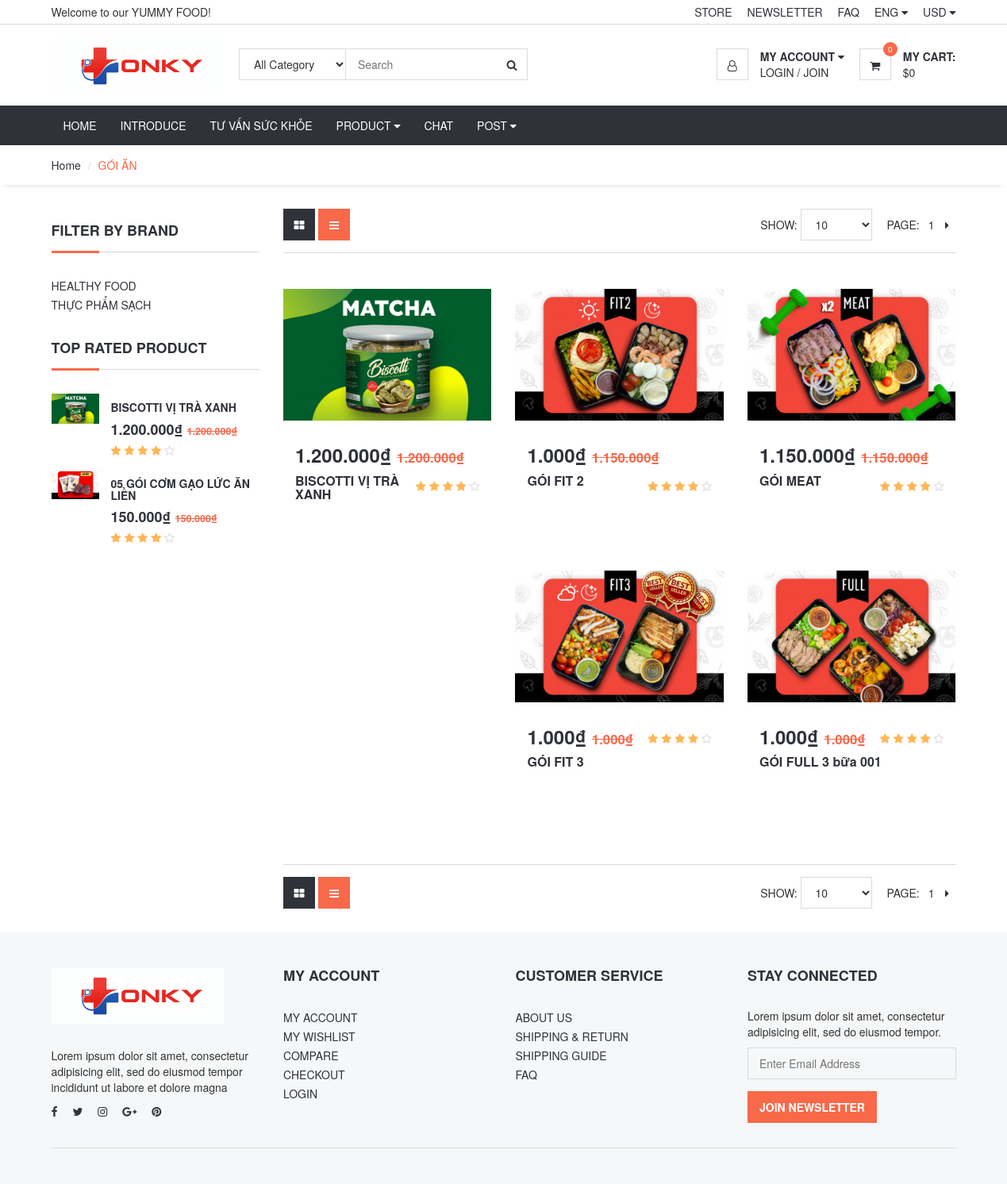
/index.php?option=product&cat=goi-an, run on the app's committed database.
### tables this page shows
CREATE TABLE `latnt_menu` (
  `id` int(11) UNSIGNED NOT NULL,
  `name` varchar(255) DEFAULT NULL,
  `type` varchar(255) NOT NULL,
  `link` varchar(255) DEFAULT NULL,
  `tableid` int(11) DEFAULT NULL,
  `parentid` int(11) NOT NULL DEFAULT 0,
  `orders` int(11) NOT NULL DEFAULT 0,
  `position` varchar(255) NOT NULL,
  `created_at` timestamp NOT NULL DEFAULT current_timestamp() ON UPDATE current_timestamp(),
  `created_by` int(11) NOT NULL,
  `updated_at` timestamp NOT NULL DEFAULT '0000-00-00 00:00:00',
  `updated_by` int(11) NOT NULL,
  `status` int(11) NOT NULL
);

CREATE TABLE `latnt_category` (
  `id` int(11) UNSIGNED NOT NULL,
  `name` varchar(255) NOT NULL,
  `slug` varchar(255) NOT NULL,
  `parentid` int(11) UNSIGNED NOT NULL,
  `orders` int(11) UNSIGNED NOT NULL,
  `metakey` varchar(150) NOT NULL,
  `metadesc` varchar(150) NOT NULL,
  `created_at` timestamp NOT NULL DEFAULT '0000-00-00 00:00:00',
  `created_by` int(11) UNSIGNED NOT NULL DEFAULT 1,
  `updated_at` timestamp NOT NULL DEFAULT '0000-00-00 00:00:00',
  `updated_by` int(11) UNSIGNED NOT NULL DEFAULT 1,
  `status` int(11) NOT NULL DEFAULT 1
);

CREATE TABLE `latnt_product` (
  `id` int(11) UNSIGNED NOT NULL,
  `catid` int(11) NOT NULL,
  `name` varchar(255) NOT NULL,
  `slug` varchar(255) NOT NULL,
  `qr_code` varchar(255) NOT NULL,
  `img` varchar(100) NOT NULL,
  `detail` longtext NOT NULL,
  `number` int(11) UNSIGNED NOT NULL,
  `numberReceipt` int(11) NOT NULL,
  `price` float(12,0) NOT NULL,
  `pricesale` float(12,0) NOT NULL,
  `metakey` varchar(150) NOT NULL,
  `metadesc` varchar(150) NOT NULL,
  `created_at` timestamp NOT NULL DEFAULT '0000-00-00 00:00:00',
  `created_by` int(11) UNSIGNED NOT NULL DEFAULT 1,
  `updated_at` timestamp NOT NULL DEFAULT '0000-00-00 00:00:00',
  `updated_by` int(11) UNSIGNED NOT NULL DEFAULT 1,
  `status` int(11) NOT NULL DEFAULT 1
);

### system/load.php (called while the page is built, shortened)
<?php
function loadComponent($page=true)
{
	$pathView='views/';
	if($page==true)
	{
		$pathView.='pages/';
		if(isset($_REQUEST['option']))
		{
			$pathView.=$_REQUEST['option'];
			if($_REQUEST['option']=='cart')
			{
				if(isset($_REQUEST['cat']))
				{
					$pathView.='-'.$_REQUEST['cat'].'.php';
				}
				else
				{
					$pathView.='.php';
				}
			}
			else
			{
				if(isset($_REQUEST['id']))
				{
					$pathView.='-detail.php';
				}
				else
				{
					if(isset($_REQUEST['cat']))
					{
						$pathView.='-category.php';
					}
					else
					{
						$pathView.='.php';
					}
				}
			}
		}
		else
		{
			$pathView.='home.php';
		}
	}
	require_once($pathView);
}
function loadModel($name)
{
	$model = ucfirst(strtolower($name));
	$pathView ='models/'.$model.'.php';
	return new $model;
}
function loadClass($name)
{
	$name=ucfirst(strtolower($name));
	$pathClass='system/'.$name.'.php';
	return new $name;
}
?>

### index.php (called while the page is built, shortened)
<?php
require_once('system/Database.php');
require_once('system/load.php');
loadComponent();
  ?>

### system/Database.php (called while the page is built, shortened)
<?php
 class Database extends config
 {
 	function __construct()
 	{
 		$this->conn = mysqli_connect($this->host,$this->user,$this->pass,$this->db);
 		mysqli_set_charset($this->conn,"utf8");
 	}
 	function QueryOne($sql)
 	{
 		$result=mysqli_query($this->conn,$sql);
 		$row=mysqli_fetch_assoc($result);
 		return $row;
 	}
 	function QueryAll($sql)
 	{
 		$result=mysqli_query($this->conn, $sql);
 		$a=array();
 		while($row=mysqli_fetch_assoc($result))
 		{
 			$a[]=$row;
 		}
 		return $a;
 	}
 	function QueryCount($sql)
 	{
 		$result = mysqli_query($this->conn,$sql);
 		$count=mysqli_num_rows($result);
 		return $count;
 	}
 }
  ?>

### models/Menu.php (called while the page is built, shortened)
<?php
class Menu extends Database
{
		function menu_parentid($parentid=0)
	{
		$sql="SELECT * FROM latnt_menu WHERE status='1' AND parentid='$parentid' ORDER BY orders ASC";
		return $this->QueryAll($sql);
	}
}
  ?>

### models/Category.php (called while the page is built, shortened)
<?php
class Category extends Database
{
	function category_parentid($parentid=0)
	{
		$sql="SELECT * FROM latnt_category WHERE status='1' AND parentid='$parentid' ORDER BY orders ASC";
		return $this->QueryAll($sql);
	}
function category_rowslug($slug)
	{
		$sql="SELECT * FROM latnt_category WHERE status='1' AND slug='$slug'";
		return $this->QueryOne($sql);
	}
function category_listid($parentid)
	{
		$arr=array();
		$arr[]=$parentid;
		$list1=$this->category_parentid($parentid);
		return $arr;
	}
}
  ?>

### models/Product.php (called while the page is built, shortened)
<?php
class product extends Database
{
	function product_list($limit=20)
	{
		$sql="SELECT * FROM latnt_product WHERE status='1' ORDER BY RAND() DESC LIMIT $limit";
		return $this->QueryAll($sql);
	}
	function Product_all_catid($list_catid,$first,$limit)
	{
		$strin=implode(',',$list_catid);
		$sql="SELECT * FROM latnt_product WHERE status='1' AND catid IN($strin)  ORDER BY created_at DESC LIMIT $first,$limit";
		return $this->QueryAll($sql);
	}
	function product_all_count_catid($list_catid)
	{
		$strin=implode(',',$list_catid);
		$sql="SELECT * FROM latnt_product WHERE status='1' AND catid IN($strin) ";
		return $this->QueryCount($sql);
	}
}
  ?>

### views/pages/product-category.php (the view, shortened to what this page needs)
<?php
$product = loadModel('product');
$category = loadModel('category');
$slug = $_REQUEST['cat'];
$row_cat=$category->category_rowslug($slug);
$list_catid=$category->category_listid($row_cat['id']);
$pt = loadClass('phantrang');
$limit = 15;
$first = $pt->pageFirst($limit);
$list_product = $product->Product_all_catid($list_catid,$first,$limit);
$total = $product->product_all_count_catid($list_catid);
$list_product_sale=$product->product_list(2);
?>
 <?php require_once('views/header.php');  ?>
<div id="navigation">
		<div class="container">
			<div id="responsive-nav">
<?php require_once('views/modules/mainmenu.php');  ?>
			</div>
		</div>
	</div>
	<div id="breadcrumb">
		<div class="container">
			<ul class="breadcrumb">
				<li><a href="#">Home</a></li>
				<li class="active"><?php echo $row_cat['name'] ?></li>
			</ul>
		</div>
	</div>
	<div class="section">
		<div class="container">
			<div class="row">
				<div id="aside" class="col-md-3">
					<div class="aside">
						<h3 class="aside-title">Filter by Brand</h3>
						<ul class="list-links">
							<li><a href="#">Healthy food</a></li>
							<li><a href="#">Thực phẩm sạch</a></li>
						</ul>
					</div>
					<div class="aside">
						<h3 class="aside-title">Top Rated Product</h3>
						<?php foreach($list_product_sale as $rlist): ?>
						<div class="product product-widget">
							<div class="product-thumb">
								<img src="public/img/<?php echo $rlist['img'];?>" alt="">
							</div>
							<div class="product-body">
								<h2 class="product-name"><a href="index.php?option=product&id=<?php  echo $rlist['slug']; ?>"><?php echo $rlist['name'];?></a></h2>
								<h3 class="product-price"><?php echo number_format($rlist['pricesale'], 0, ',', '.'); ?>₫ <del class="product-old-price"><?php echo number_format($rlist['price'], 0, ',', '.'); ?>₫</del></h3>
								<div class="product-rating">
									<i class="fa fa-star"></i>
									<i class="fa fa-star"></i>
									<i class="fa fa-star"></i>
									<i class="fa fa-star"></i>
									<i class="fa fa-star-o empty"></i>
								</div>
							</div>
						</div>
					<?php endforeach; ?>
					</div>
				</div>
				<div id="main" class="col-md-9">
					<div class="store-filter clearfix">
						<div class="pull-left">
							<div class="row-filter">
								<a href="#"><i class="fa fa-th-large"></i></a>
								<a href="#" class="active"><i class="fa fa-bars"></i></a>
							</div>
						</div>
						<div class="pull-right">
							<div class="page-filter">
								<span class="text-uppercase">Show:</span>
								<select class="input">
										<option value="0">10</option>
									</select>
							</div>
							<ul class="store-pages">
								<li><span class="text-uppercase">Page:</span></li>
								<?php
						echo $pt->pageLink($total,$limit,'index.php?option=product');
					?>
								<li><a href="#"><i class="fa fa-caret-right"></i></a></li>
							</ul>
						</div>
					</div>
					<div id="store">
						<div class="row">
							 <?php foreach($list_product as $rlist): ?>
							<div class="col-md-4 col-sm-6 col-xs-6">
								<div class="product product-single">
									<div class="product-thumb">
										<img src="public/img/<?php echo $rlist['img'];?>" alt="">
									</div>
									<div class="product-body">
										<h3 class="product-price"><?php echo number_format($rlist['pricesale'], 0, ',', '.'); ?>₫ <del class="product-old-price"><?php echo number_format($rlist['price'], 0, ',', '.'); ?>₫</del></h3>
										<div class="product-rating">
											<i class="fa fa-star"></i>
											<i class="fa fa-star"></i>
											<i class="fa fa-star"></i>
											<i class="fa fa-star"></i>
											<i class="fa fa-star-o empty"></i>
										</div>
										<h2 class="product-name"><a href="index.php?option=product&id=<?php  echo $rlist['slug']; ?>"><?php echo $rlist['name'];?></a></h2>
									</div>
								</div>
							</div>
								<?php endforeach; ?>
						</div>
					</div>
					<div class="store-filter clearfix">
						<div class="pull-left">
							<div class="row-filter">
								<a href="#"><i class="fa fa-th-large"></i></a>
								<a href="#" class="active"><i class="fa fa-bars"></i></a>
							</div>
						</div>
						<div class="pull-right">
							<div class="page-filter">
								<span class="text-uppercase">Show:</span>
								<select class="input">
										<option value="0">10</option>
									</select>
							</div>
							<ul class="store-pages">
								<li><span class="text-uppercase">Page:</span></li>
							<?php
						echo $pt->pageLink($total,$limit,'index.php?option=product');
					?>
								<li><a href="#"><i class="fa fa-caret-right"></i></a></li>
							</ul>
						</div>
					</div>
				</div>
			</div>
		</div>
	</div>
 <?php require_once('views/footer.php');  ?>

### views/modules/mainmenu.php (shortened to what this page needs)
<?php
$menu = loadModel('menu');
$listcat1 = $menu->menu_parentid(0);
$html_listmenu='';
foreach($listcat1 as $c1)
{
  $listcat2=$menu->menu_parentid($c1['id']);
  if(count($listcat2))
  {
    $html_listmenu.='<li class="dropdown default-dropdown"><a class="dropdown-toggle" href="'.$c1['link'].'" data-toggle="dropdown" aria-expanded="true">'.$c1['name'].'   <i class="fa fa-caret-down"></i></a>';
    $html_listmenu .='<ul class="custom-menu">';
     $html_listmenu.='<ul class="list-links">';
    foreach($listcat2 as $c2)
    {
      $html_listmenu.='<li><a href="index.php?option='.$c2['link'].'">'.$c2['name'].'</a></li>';
    }
    $html_listmenu .='</ul>';
    $html_listmenu .='</ul>';
    $html_listmenu.='</li>';
  }
  else
  {
    $html_listmenu.='<li ><a href="'.$c1['link'].'">'.$c1['name'].'</a>';
    $html_listmenu.='</li>';
  }
}
?>
				<div class="menu-nav">
					<ul class="menu-list">
						<?php echo $html_listmenu; ?>
					</ul>
				</div>

### data on the page
latnt_menu: name "HOME"
latnt_menu: name "INTRODUCE"
latnt_menu: name "TƯ VẤN SỨC KHỎE"
latnt_menu: name "PRODUCT"
latnt_menu: name "CHAT"
latnt_menu: name "POST"
latnt_category: name "GÓI ĂN"
latnt_product: img (picture), name "BISCOTTI VỊ TRÀ XANH", pricesale "1.200.000", price "1.200.000"
latnt_product: img (picture), name "05 GÓI CƠM GẠO LỨC ĂN LIỀN", pricesale "150.000", price "150.000"
latnt_product: img (picture), pricesale "1.000", price "1.150.000", name "GÓI FIT 2"
latnt_product: img (picture), pricesale "1.150.000", price "1.150.000", name "GÓI MEAT"
latnt_product: img (picture), pricesale "1.000", price "1.000", name "GÓI FIT 3"
latnt_product: img (picture), pricesale "1.000", price "1.000", name "GÓI FULL 3 bữa 001"

### other printed values
$cart->cart_total_all_product() "0"
